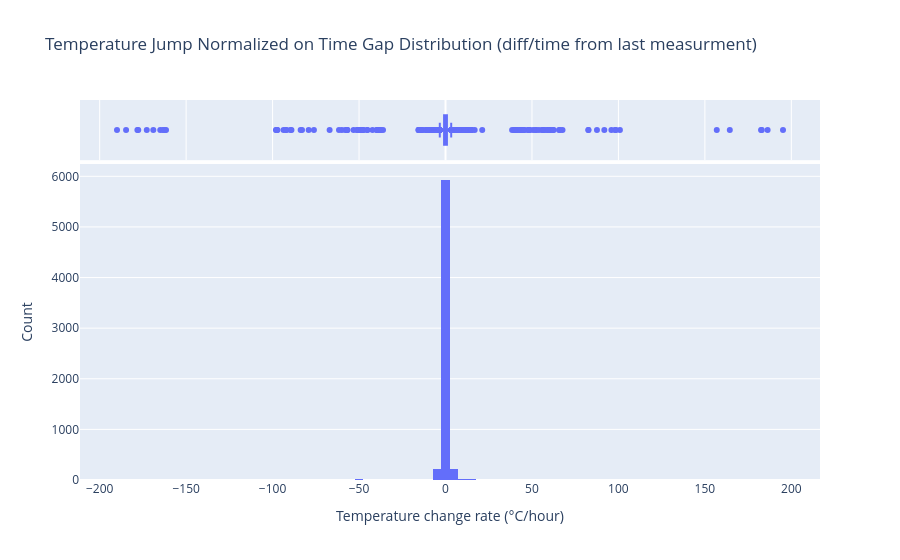

This figure's notebook cell:
### Code cell
fig = px.histogram(
    df_sorted, x="rate_c_per_hours", nbins=100,
    marginal="box",
    title="Temperature Jump Normalized on Time Gap Distribution (diff/time from last measurment)",
    labels={"rate_c_per_hours": "Temperature change rate (°C/hour)"},
)
fig.update_layout(yaxis_title="Count")
fig.show()

### Figure 1 — Plotly figure (JSON) as saved in the notebook; plotly's stock layout.template omitted (floating-point values rounded to 4 significant figures; data arrays with more than 128 entries replaced by an {"elided": "..."} marker saying what was removed)
{"data": [{"bingroup": "x", "hovertemplate": "Temperature change rate (°C/hour)=%{x}<br>count=%{y}<extra></extra>", "legendgroup": "", "marker": {"color": "#636efa", "pattern": {"shape": ""}}, "name": "", "nbinsx": 100, "orientation": "v", "showlegend": false, "type": "histogram", "x": {"elided": "6503 float values"}, "xaxis": "x", "yaxis": "y"}, {"hovertemplate": "Temperature change rate (°C/hour)=%{x}<extra></extra>", "legendgroup": "", "marker": {"color": "#636efa"}, "name": "", "notched": true, "showlegend": false, "type": "box", "x": {"elided": "6503 float values"}, "xaxis": "x2", "yaxis": "y2"}], "layout": {"barmode": "relative", "legend": {"tracegroupgap": 0}, "title": {"text": "Temperature Jump Normalized on Time Gap Distribution (diff/time from last measurment)"}, "xaxis": {"anchor": "y", "domain": [0.0, 1.0], "title": {"text": "Temperature change rate (°C/hour)"}}, "xaxis2": {"anchor": "y2", "domain": [0.0, 1.0], "matches": "x", "showgrid": true, "showticklabels": false}, "yaxis": {"anchor": "x", "domain": [0.0, 0.8316], "title": {"text": "Count"}}, "yaxis2": {"anchor": "x2", "domain": [0.8416, 1.0], "matches": "y2", "showgrid": false, "showline": false, "showticklabels": false, "ticks": ""}}}
